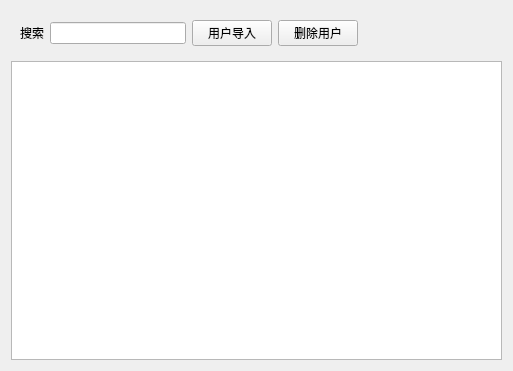
<?xml version="1.0" encoding="UTF-8"?>
<ui version="4.0">
 <class>Cell_User</class>
 <widget class="QWidget" name="Cell_User">
  <property name="geometry">
   <rect>
    <x>0</x>
    <y>0</y>
    <width>513</width>
    <height>371</height>
   </rect>
  </property>
  <property name="windowTitle">
   <string>Form</string>
  </property>
  <property name="name" stdset="0">
   <string>title</string>
  </property>
  <layout class="QGridLayout" name="gridLayout_2">
   <item row="0" column="0">
    <widget class="QWidget" name="widget" native="true">
     <layout class="QGridLayout" name="gridLayout">
      <item row="0" column="0">
       <widget class="QLabel" name="label">
        <property name="text">
         <string>搜索</string>
        </property>
        <property name="alignment">
         <set>Qt::AlignmentFlag::AlignRight|Qt::AlignmentFlag::AlignTrailing|Qt::AlignmentFlag::AlignVCenter</set>
        </property>
        <property name="name" stdset="0">
         <string>lb</string>
        </property>
       </widget>
      </item>
      <item row="0" column="4">
       <spacer name="horizontalSpacer">
        <property name="orientation">
         <enum>Qt::Orientation::Horizontal</enum>
        </property>
        <property name="sizeHint" stdset="0">
         <size>
          <width>40</width>
          <height>20</height>
         </size>
        </property>
       </spacer>
      </item>
      <item row="0" column="3">
       <widget class="QPushButton" name="btn_del">
        <property name="text">
         <string>删除用户</string>
        </property>
        <property name="name" stdset="0">
         <string>btn</string>
        </property>
       </widget>
      </item>
      <item row="0" column="1">
       <widget class="QLineEdit" name="le_search">
        <property name="name" stdset="0">
         <string>le</string>
        </property>
       </widget>
      </item>
      <item row="0" column="2">
       <widget class="QPushButton" name="btn_import">
        <property name="text">
         <string>用户导入</string>
        </property>
        <property name="name" stdset="0">
         <string>btn</string>
        </property>
       </widget>
      </item>
     </layout>
    </widget>
   </item>
   <item row="1" column="0">
    <widget class="QTableView" name="tableView"/>
   </item>
  </layout>
 </widget>
 <resources/>
 <connections/>
</ui>
